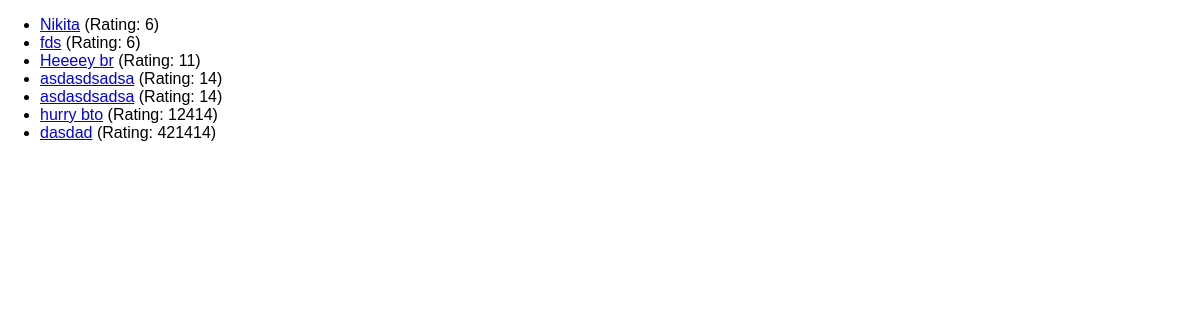
The app's page /reviews with its own data.
### reviews/models.py (models this page shows)
class Review(models.Model):
    user_name = models.CharField(max_length=100)
    review_text = models.TextField(max_length=200)
    rating = models.IntegerField()

### reviews/views.py (the view)
# urls.py: path("reviews", views.ReviewsListView.as_view(), name="reviews-list"),
class ReviewsListView(ListView):
    template_name = "reviews/review_list.html"
    model = Review
    context_object_name = "reviews"
    def get_queryset(self):
        base_query = super().get_queryset()
        data = base_query.filter(rating__gt=5)
        return data

### reviews/templates/reviews/review_list.html (shortened to what this page needs)
{% extends 'reviews/base.html' %}
{% block content %}
<ul>
    {% for review in reviews %}
        <li><a href="{% url 'review-detail' review.id%}">{{ review.user_name }}</a> (Rating: {{ review.rating }})</li>
    {% endfor %}
</ul>
{% endblock content %}

### reviews/templates/reviews/base.html (shortened to what this page needs)
{% load static %}
<!DOCTYPE html>
<html lang="en">
  <head>
    <link rel="stylesheet" href={% static "reviews/review.css" %}>
  </head>
  <body>
    {% block content %}
    {% endblock content %}
  </body>
</html>

### reviews/static/reviews/review.css (style rules this page uses)
body { font-family: sans-serif; margin: 0; }

### records on screen
Review: user_name "Nikita", rating "6"
Review: user_name "fds", rating "6"
Review: user_name "Heeeey br", rating "11"
Review: user_name "asdasdsadsa", rating "14"
Review: user_name "asdasdsadsa", rating "14"
Review: user_name "hurry bto", rating "12414"
Review: user_name "dasdad", rating "421414"
